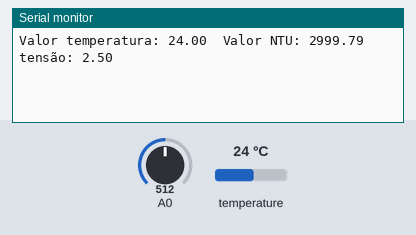
Bench run of a sketch on a simulated Arduino Uno, built with avr-gcc and run on an emulated ATmega328P. Parts: the last lines printed to the serial monitor. The inputs (shaded band) are chosen by the test bench; at power-on: temperature 24 °C, A0 = 512.

Above: at 2.2 s.
2.3 s: temperature set to 12 °C
At 2.3 s:
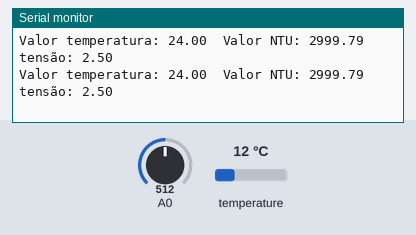
4.3 s: A0 set to 716
At 6.0 s:
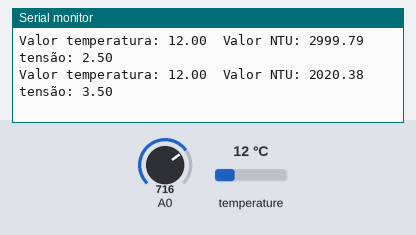
6.3 s: temperature set to 19 °C
At 7.3 s:
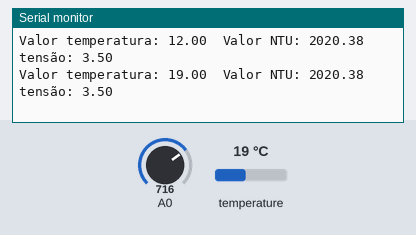
8.3 s: A0 set to 900
At 10.7 s:
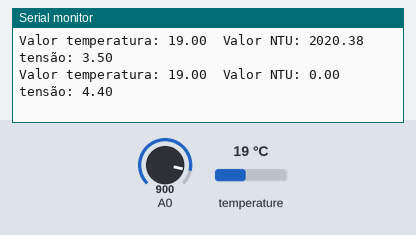
Timing chart, 0 to 11.3 s (numbered marks = the images above; inputs shaded):
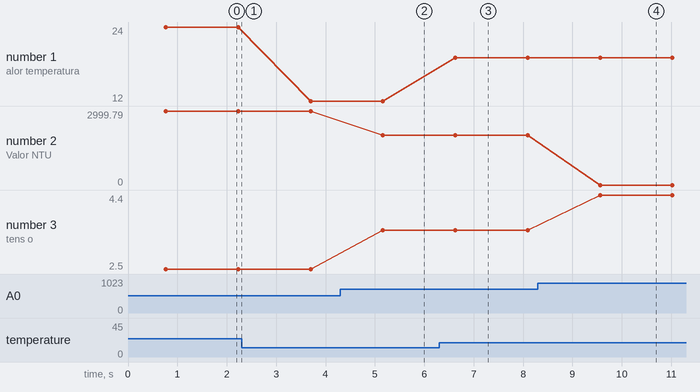

Measured:
- after the input at 4.3 s, the serial monitor: prints a new line after 0.86 s (image 2)
- after the input at 6.3 s, the serial monitor: prints a new line after 0.33 s (image 3)
- after the input at 8.3 s, the serial monitor: prints a new line after 1.3 s (image 4)
- plotted number 1: 24 → 12 after the input at 2.3 s, 12 → 19 after the input at 6.3 s
- plotted number 2: 2999.79 → 2020.38 after the input at 4.3 s, 2020.38 → 0 after the input at 8.3 s
- plotted number 3: 2.5 → 3.5 after the input at 4.3 s, 3.5 → 4.4 after the input at 8.3 s

The sketch:

NTU.ino
```cpp
#include <OneWire.h>
#include <DallasTemperature.h>

// Declarando objetos dos sensores
OneWire temperatura(2);
DallasTemperature sensors(&temperatura);

// Esta função calcula o NTU da água através de uma função de segundo grau,
// limitando os valores de NTU quando o nível de tensão na porta analógica
// for estiver fora do intervalo estabelecido
double readNTU(float voltage) {
  if (voltage < 2.5)
    return 3000;
  else if (voltage > 4.2)
    return 0;
  else
  {
    double NTU =  -1120.4 * voltage * voltage + 5742.3 * voltage - 4353.8;
    return NTU;
  }
}

void setup() {
  Serial.begin(9600);
  pinMode(A0, INPUT);
}

void loop() {

  float voltage = ((float)analogRead(A0) / 1023) * 5;
  double NTU = readNTU(voltage);
  float temp = 0;

  sensors.requestTemperatures();
  temp = sensors.getTempCByIndex(0);

  // exibição dos valores no monitor serial
  Serial.print("Valor temperatura: ");
  Serial.print(temp);
  Serial.print("  Valor NTU: ");
  Serial.print(NTU);
  Serial.print("  tensão: ");
  Serial.println(voltage);
  delay(700);
}
```
